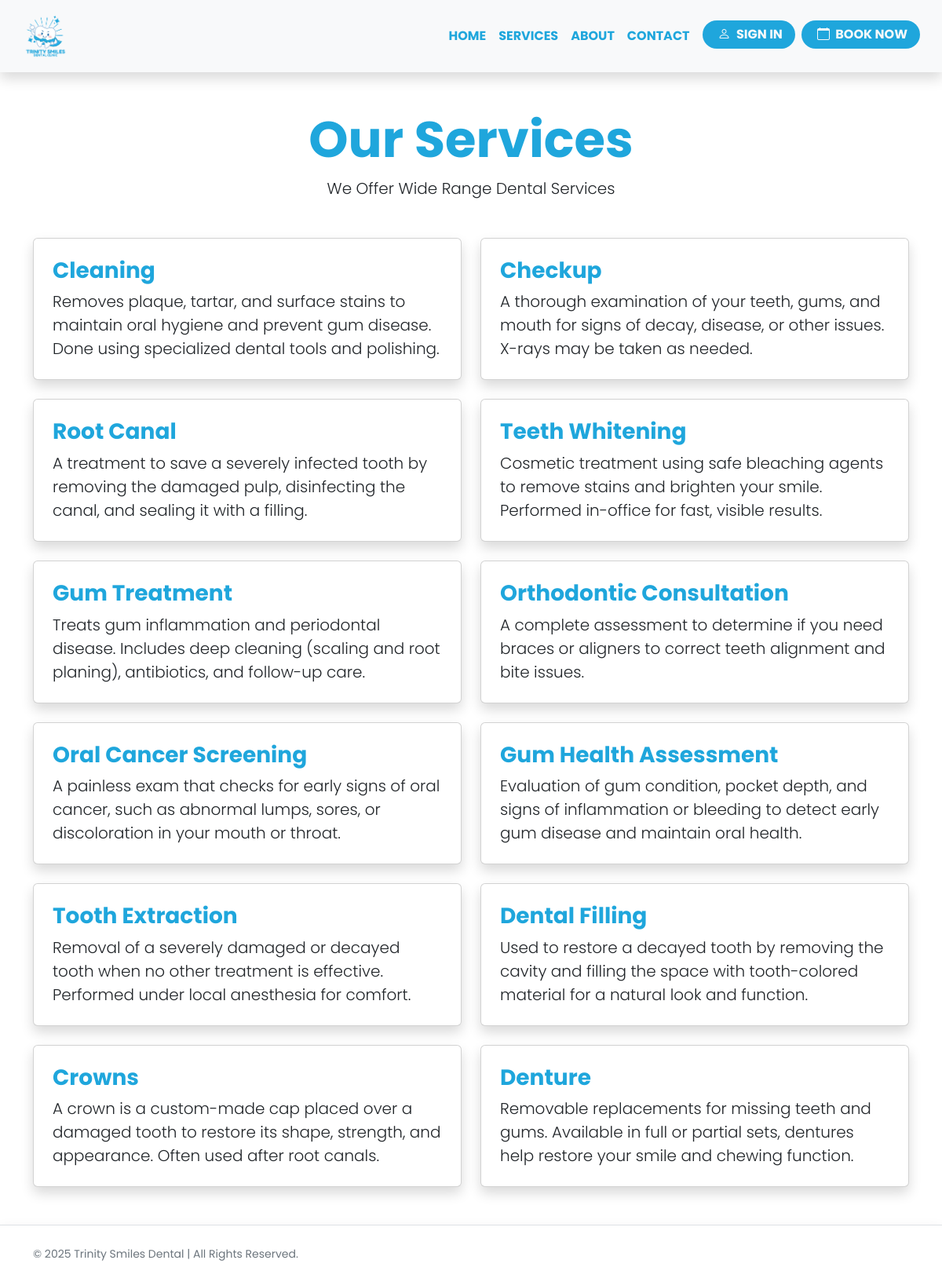
/services.php, run on the app's committed database.
### tables this page shows
CREATE TABLE `services` (
  `id` int(11) NOT NULL,
  `service` varchar(100) NOT NULL,
  `description` text NOT NULL,
  `price` varchar(100) NOT NULL
);

### services.php (the view, shortened to what this page needs)
<!DOCTYPE html>
<html lang="en">
<head>
  <link href="https://cdn.jsdelivr.net/npm/bootstrap@5.3.3/dist/css/bootstrap.min.css" rel="stylesheet" />
  <link rel="stylesheet" href="https://cdn.jsdelivr.net/npm/bootstrap-icons@1.11.3/font/bootstrap-icons.min.css" />
  <link rel="stylesheet" href="css/style.css" />
  <link rel="stylesheet" href="https://cdnjs.cloudflare.com/ajax/libs/animate.css/4.1.1/animate.min.css" />
</head>
<body>
  <main>
    <nav class="navbar navbar-expand-lg bg-light p-3 shadow sticky-top">
      <div class="container-fluid">
        <a href="#">
          <img src="img/clockt.png" alt="Logo" width="60" class="d-inline-block align-text-top">
        </a>
        <div class="collapse navbar-collapse justify-content-end my-1" id="navbarNavDropdown">
          <ul class="navbar-nav">
            <li class="nav-item">
              <a class="nav-link" href="index.php">HOME</a>
            </li>
            <li class="nav-item">
              <a class="nav-link" href="services.php">SERVICES</a>
            </li>
            <li class="nav-item">
              <a class="nav-link" href="about.php">ABOUT</a>
            </li>
            <li class="nav-item">
              <a class="nav-link" href="contact.php">CONTACT</a>
            </li>
            <div class="d-flex gap-2 ms-0 ms-md-2">
              <li class="nav-item">
                <a class="btn btn-blue text-light btn-md ms-0 fw-bold rounded-5 px-3 align-content-center"
                  href="signin.php"><i class="bi bi-person mx-1"></i> SIGN IN</a>
              </li>
              <li class="nav-item">
                <a class="btn btn-blue text-light btn-md ms-0 fw-bold rounded-5 px-3 align-content-center"
                  href="book.php"><i class="bi bi-calendar mx-1"></i> BOOK NOW</a>
              </li>
            </div>
          </ul>
        </div>
      </div>
    </nav>
    <div class="container py-5">
      <h1 class="text-center text-primary text fw-bold display-3 animate__animated animate__fadeInUp animate__faster">Our Services</h1>
      <p class="text-center lead mb-5 animate__animated animate__fadeInUp animate__faster">We Offer Wide Range Dental Services</p>
      <?php
      include './conn.php';
      $query = "SELECT * FROM services";
      $query_run = mysqli_query($conn, $query);
      echo '<div class="row d-flex g-4 justify-content-center">';
      while ($items = mysqli_fetch_array($query_run)) {
        echo '<div class="col-md-6">';
        echo '<div class="card h-100 shadow p-2 animate__animated animate__fadeInUp animate__faster">';
        echo '<div class="card-body">';
        echo '<h5 class="card-title text-primary fw-bold fs-3">' . $items['service'] . '</h5>';
        echo '<p class="card-text lead fs-5">' . $items['description'] . '</p>';
        echo '</div>';
        echo '</div>';
        echo '</div>';
      }
      echo '</div>';
      ?>
    </div>
    <footer class="mx-auto w-100 shadow bg-white border-top">
      <div class="col align-items-center container py-4">
        <span class="text-secondary text-sm">© <span>
          </span> Trinity Smiles Dental | All Rights Reserved.</span>
      </div>
    </footer>
  </main>
</body>
</html>

### css/style.css (style rules this page uses)
* { margin: 0; padding: 0; box-sizing: border-box; font-family: "Poppins", sans-serif; scroll-behavior: smooth; }
body { background-color: #ffffff; }
.text-primary { color: #1fa6dc !important; }
footer { margin-top: auto; width: 100%; }
main { display: flex; flex-direction: column; min-height: 100vh; }
.text-sm { font-size: 0.875rem; }
.btn-blue { background-color: #1fa6dc; border: 0; }
.nav-link { color: #1fa6dc; font-size: 16px; font-weight: bold; position: relative; }
.nav-link:after { background: none repeat scroll 0 0 transparent; bottom: 4px; content: ""; display: block; height: 3px; left: 0; position: absolute; background: #1a61a3; transition: width 0.3s ease 0s, opacity 0.3s ease 0s; width: 0; }

### data on the page
services: service "Cleaning", description "Removes plaque, tartar, and surface stains to maintain oral hygiene and prevent gum disease. Done using specialized dental tools and polishing."
services: service "Checkup", description "A thorough examination of your teeth, gums, and mouth for signs of decay, disease, or other issues. X-rays may be taken as needed."
services: service "Root Canal", description "A treatment to save a severely infected tooth by removing the damaged pulp, disinfecting the canal, and sealing it with a filling."
services: service "Teeth Whitening", description "Cosmetic treatment using safe bleaching agents to remove stains and brighten your smile. Performed in-office for fast, visible results."
services: service "Gum Treatment", description "Treats gum inflammation and periodontal disease. Includes deep cleaning (scaling and root planing), antibiotics, and follow-up care."
services: service "Orthodontic Consultation", description "A complete assessment to determine if you need braces or aligners to correct teeth alignment and bite issues."
services: service "Oral Cancer Screening", description "A painless exam that checks for early signs of oral cancer, such as abnormal lumps, sores, or discoloration in your mouth or throat."
services: service "Gum Health Assessment", description "Evaluation of gum condition, pocket depth, and signs of inflammation or bleeding to detect early gum disease and maintain oral health."
services: service "Tooth Extraction", description "Removal of a severely damaged or decayed tooth when no other treatment is effective. Performed under local anesthesia for comfort."
services: service "Dental Filling", description "Used to restore a decayed tooth by removing the cavity and filling the space with tooth-colored material for a natural look and function."
services: service "Crowns", description "A crown is a custom-made cap placed over a damaged tooth to restore its shape, strength, and appearance. Often used after root canals."
services: service "Denture", description "Removable replacements for missing teeth and gums. Available in full or partial sets, dentures help restore your smile and chewing function."
